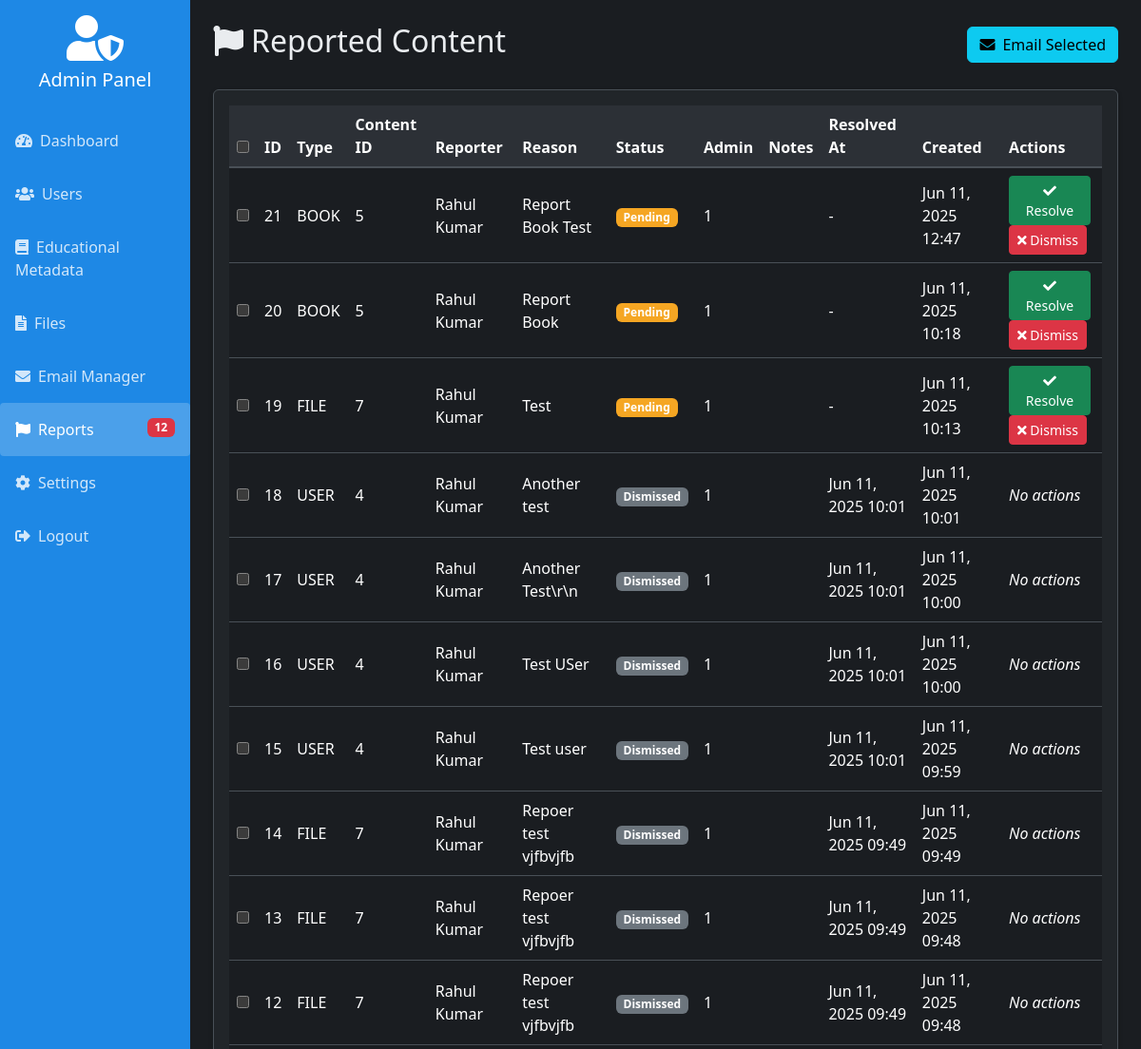
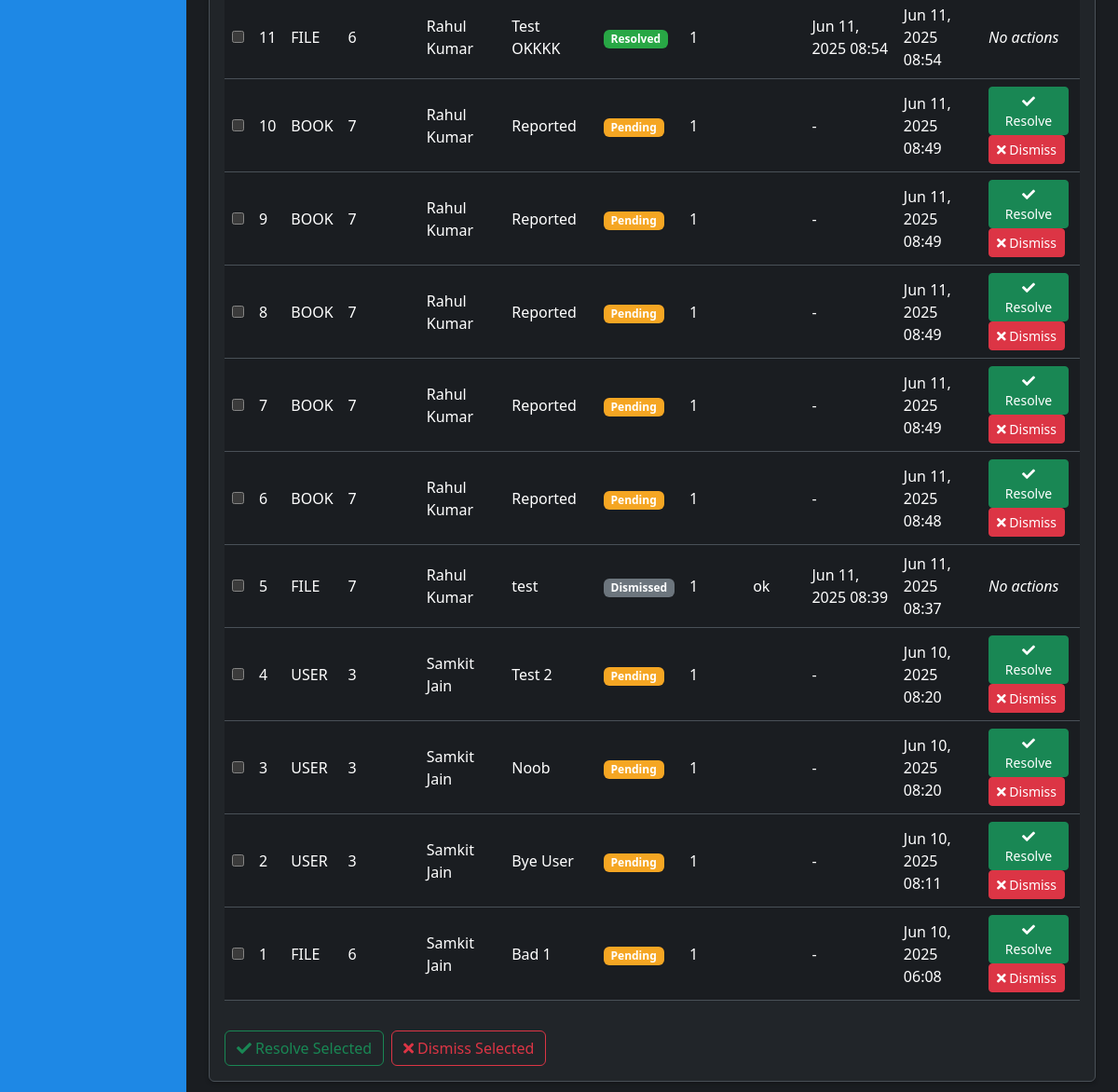
/admin/reports.php (signed in), run on an earlier commit of the app's database (2 pictures, top to bottom).
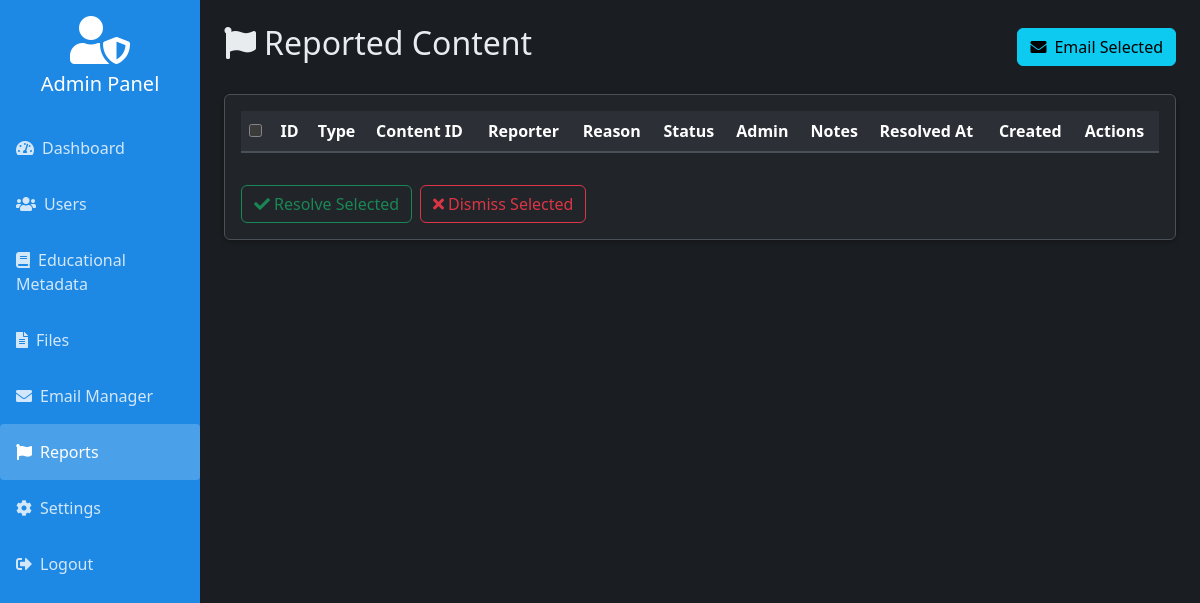
And on a later commit of the database.
### tables this page shows
CREATE TABLE `reported_content` (
  `id` int(11) NOT NULL,
  `reporter_id` int(11) DEFAULT NULL,
  `content_type` enum('book','file','user') NOT NULL,
  `content_id` int(11) NOT NULL,
  `reason` text NOT NULL,
  `status` enum('pending','resolved','dismissed') DEFAULT 'pending',
  `admin_id` int(11) DEFAULT 1,
  `resolution_notes` text DEFAULT NULL,
  `created_at` timestamp NOT NULL DEFAULT current_timestamp(),
  `resolved_at` timestamp NULL DEFAULT NULL
);

CREATE TABLE `users` (
  `id` int(11) NOT NULL,
  `name` varchar(100) NOT NULL,
  `email` varchar(100) NOT NULL,
  `avatar_path` varchar(255) NOT NULL DEFAULT 'uploads/avatars/default.png',
  `password` varchar(255) NOT NULL,
  `location` varchar(100) DEFAULT NULL,
  `phone` varchar(15) DEFAULT NULL,
  `status` enum('blocked','active') NOT NULL DEFAULT 'active',
  `created_at` timestamp NOT NULL DEFAULT current_timestamp(),
  `last_active` timestamp NULL DEFAULT current_timestamp(),
  `latitude` decimal(10,8) DEFAULT NULL,
  `longitude` decimal(11,8) DEFAULT NULL
);

### admin/reports.php (the view, shortened to what the changed rows need)
<?php
require_once '../includes/db_connect.php';
$query = "SELECT rc.*, u.name AS reporter_name, u.email AS reporter_email FROM reported_content rc LEFT JOIN users u ON rc.reporter_id = u.id ORDER BY rc.created_at DESC";
$reports = mysqli_query($mysqli, $query);
require_once '../includes/admin_header.php';
?>
<div class="container-fluid">
    <div class="row">
        <?php include '../includes/admin_sidebar.php'; ?>
        <div class="col-md-10 p-4">
            <div class="d-flex justify-content-between align-items-center mb-4">
                <h2><i class="fas fa-flag me-2"></i>Reported Content</h2>
            </div>
            <form method="POST" id="bulkActionForm">
                <div class="card">
                    <div class="card-body">
                        <div class="table-responsive">
                            <table class="table text-white align-middle" id="reportsTable">
                                <thead>
                                    <tr>
                                        <th><input type="checkbox" id="selectAll"></th>
                                        <th>ID</th>
                                        <th>Type</th>
                                        <th>Content ID</th>
                                        <th>Reporter</th>
                                        <th>Reason</th>
                                        <th>Status</th>
                                        <th>Admin</th>
                                        <th>Notes</th>
                                        <th>Resolved At</th>
                                        <th>Created</th>
                                        <th>Actions</th>
                                    </tr>
                                </thead>
                                <tbody>
                                    <?php while ($report = mysqli_fetch_assoc($reports)): ?>
                                        <tr>
                                            <td><input type="checkbox" name="report_ids[]"
                                                    value="<?php echo $report['id']; ?>"></td>
                                            <td><?php echo $report['id']; ?></td>
                                            <td class="text-uppercase"><?php echo $report['content_type']; ?></td>
                                            <td><?php echo $report['content_id']; ?></td>
                                            <td>
                                                <?php if ($report['reporter_name']): ?>
                                                    <span data-bs-toggle="tooltip"
                                                        title="<?php echo htmlspecialchars($report['reporter_email']); ?>">
                                                        <?php echo htmlspecialchars($report['reporter_name']); ?>
                                                    </span>
                                                <?php else: ?>
                                                    <em>Guest</em>
                                                <?php endif; ?>
                                            </td>
                                            <td><?php echo nl2br(htmlspecialchars($report['reason'])); ?></td>
                                            <td><span
                                                    class="badge bg-<?php echo $report['status'] === 'pending' ? 'warning' : ($report['status'] === 'resolved' ? 'success' : 'secondary'); ?>">
                                                    <?php echo ucfirst($report['status']); ?> </span></td>
                                            <td><?php echo $report['admin_id'] ? htmlspecialchars($report['admin_id']) : '-'; ?>
                                            </td>
                                            <td><?php echo htmlspecialchars($report['resolution_notes']); ?></td>
                                            <td><?php echo $report['resolved_at'] ? date('M d, Y H:i', strtotime($report['resolved_at'])) : '-'; ?>
                                            </td>
                                            <td><?php echo date('M d, Y H:i', strtotime($report['created_at'])); ?></td>
                                            <td>
                                                <?php if ($report['status'] === 'pending'): ?>
                                                    <button type="button" class="btn btn-sm btn-success me-1"
                                                        onclick="handleReport(<?php echo $report['id']; ?>, 'resolved')"><i
                                                            class="fas fa-check"></i> Resolve</button>
                                                    <button type="button" class="btn btn-sm btn-danger"
                                                        onclick="handleReport(<?php echo $report['id']; ?>, 'dismissed')"><i
                                                            class="fas fa-times"></i> Dismiss</button>
                                                <?php else: ?>
                                                    <em>No actions</em>
                                                <?php endif; ?>
                                            </td>
                                        </tr>
                                    <?php endwhile; ?>
                                </tbody>
                            </table>
                        </div>
                    </div>
                </div>
            </form>
        </div>
    </div>
</div>
<?php require_once '../includes/admin_footer.php' ?>

### includes/admin_sidebar.php (shortened to what the changed rows need)
<?php
$current_page = basename($_SERVER['PHP_SELF']);
$stats = [
    'users' => mysqli_fetch_assoc(mysqli_query($mysqli, "SELECT COUNT(*) as count FROM users"))['count'],
    'files' => mysqli_fetch_assoc(mysqli_query($mysqli, "SELECT COUNT(*) as count FROM digital_files"))['count'],
    'reports' => mysqli_fetch_assoc(mysqli_query($mysqli, "SELECT COUNT(*) as count FROM reported_content WHERE status = 'pending'"))['count']
];
?>
<div class="col-md-2 px-0 sidebar">
    <div class="nav flex-column">
        <a href="reports.php" class="nav-link <?php echo ($current_page == 'reports.php') ? 'active' : ''; ?>">
            <i class="fas fa-flag me-2"></i>Reports
            <?php if ($stats['reports'] > 0): ?>
                <span class="badge bg-danger float-end"><?php echo $stats['reports']; ?></span>
            <?php endif; ?>
        </a>
    </div>
</div>

What changed in the data, as far as the page shows it:
removed reported_content: id "21", content_type "BOOK", content "5", reporter.name "Rahul Kumar", reason "Report Book Test", status "Pending", admin "1", created_at "Jun 11, 2025 12:47"
removed reported_content: id "20", content_type "BOOK", content "5", reporter.name "Rahul Kumar", reason "Report Book", status "Pending", admin "1", created_at "Jun 11, 2025 10:18"
removed reported_content: id "19", content_type "FILE", content "7", reporter.name "Rahul Kumar", reason "Test", status "Pending", admin "1", created_at "Jun 11, 2025 10:13"
removed reported_content: id "18", content_type "USER", content "4", reporter.name "Rahul Kumar", reason "Another test", status "Dismissed", admin "1", resolved_at "Jun 11, 2025 10:01", created_at "Jun 11, 2025 10:01", shows "No actions"
removed reported_content: id "17", content_type "USER", content "4", reporter.name "Rahul Kumar", reason "Another Test\\r\\n", status "Dismissed", admin "1", resolved_at "Jun 11, 2025 10:01", created_at "Jun 11, 2025 10:00", shows "No actions"
removed reported_content: id "16", content_type "USER", content "4", reporter.name "Rahul Kumar", reason "Test USer", status "Dismissed", admin "1", resolved_at "Jun 11, 2025 10:01", created_at "Jun 11, 2025 10:00", shows "No actions"
removed reported_content: id "15", content_type "USER", content "4", reporter.name "Rahul Kumar", reason "Test user", status "Dismissed", admin "1", resolved_at "Jun 11, 2025 10:01", created_at "Jun 11, 2025 09:59", shows "No actions"
removed reported_content: id "14", content_type "FILE", content "7", reporter.name "Rahul Kumar", reason "Repoer test vjfbvjfb", status "Dismissed", admin "1", resolved_at "Jun 11, 2025 09:49", created_at "Jun 11, 2025 09:49", shows "No actions"
removed reported_content: id "13", content_type "FILE", content "7", reporter.name "Rahul Kumar", reason "Repoer test vjfbvjfb", status "Dismissed", admin "1", resolved_at "Jun 11, 2025 09:49", created_at "Jun 11, 2025 09:48", shows "No actions"
removed reported_content: id "12", content_type "FILE", content "7", reporter.name "Rahul Kumar", reason "Repoer test vjfbvjfb", status "Dismissed", admin "1", resolved_at "Jun 11, 2025 09:49", created_at "Jun 11, 2025 09:48", shows "No actions"
removed reported_content: id "11", content_type "FILE", content "6", reporter.name "Rahul Kumar", reason "Test OKKKK", status "Resolved", admin "1", resolved_at "Jun 11, 2025 08:54", created_at "Jun 11, 2025 08:54", shows "No actions"
removed reported_content: id "10", content_type "BOOK", content "7", reporter.name "Rahul Kumar", reason "Reported", status "Pending", admin "1", created_at "Jun 11, 2025 08:49"
removed reported_content: id "9", content_type "BOOK", content "7", reporter.name "Rahul Kumar", reason "Reported", status "Pending", admin "1", created_at "Jun 11, 2025 08:49"
removed reported_content: id "8", content_type "BOOK", content "7", reporter.name "Rahul Kumar", reason "Reported", status "Pending", admin "1", created_at "Jun 11, 2025 08:49"
removed reported_content: id "7", content_type "BOOK", content "7", reporter.name "Rahul Kumar", reason "Reported", status "Pending", admin "1", created_at "Jun 11, 2025 08:49"
removed reported_content: id "6", content_type "BOOK", content "7", reporter.name "Rahul Kumar", reason "Reported", status "Pending", admin "1", created_at "Jun 11, 2025 08:48"
removed reported_content: id "5", content_type "FILE", content "7", reporter.name "Rahul Kumar", reason "test", status "Dismissed", admin "1", resolution_notes "ok", resolved_at "Jun 11, 2025 08:39", created_at "Jun 11, 2025 08:37", shows "No actions"
removed reported_content: id "4", content_type "USER", content "3", reporter.name "Samkit Jain", reason "Test 2", status "Pending", admin "1", created_at "Jun 10, 2025 08:20"
removed reported_content: id "3", content_type "USER", content "3", reporter.name "Samkit Jain", reason "Noob", status "Pending", admin "1", created_at "Jun 10, 2025 08:20"
removed reported_content: id "2", content_type "USER", content "3", reporter.name "Samkit Jain", reason "Bye User", status "Pending", admin "1", created_at "Jun 10, 2025 08:11"
removed reported_content: id "1", content_type "FILE", content "6", reporter.name "Samkit Jain", reason "Bad 1", status "Pending", admin "1", created_at "Jun 10, 2025 06:08"
Also different on the page:
$stats['reports']: "12" → (not shown)
